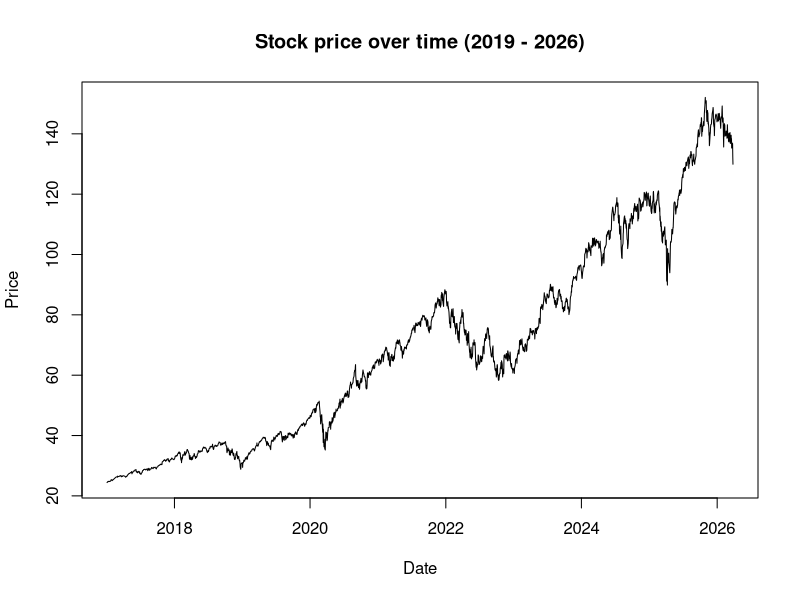
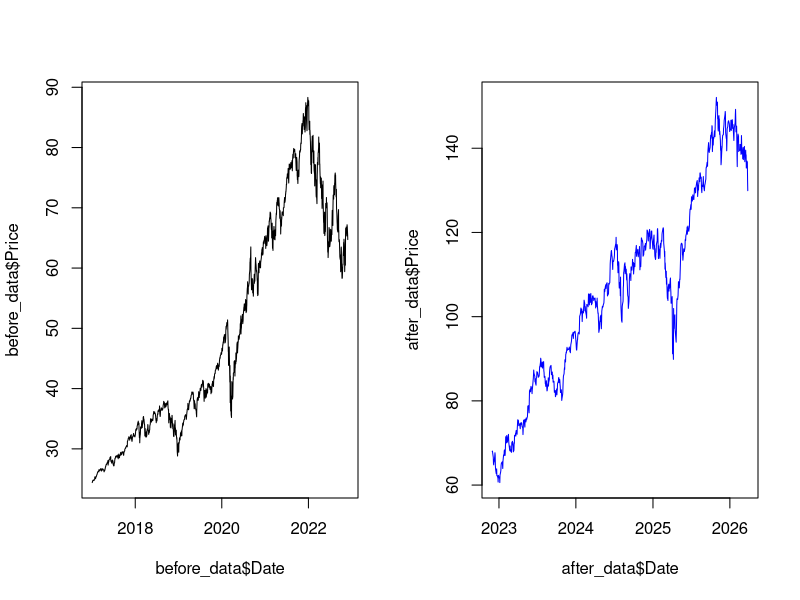
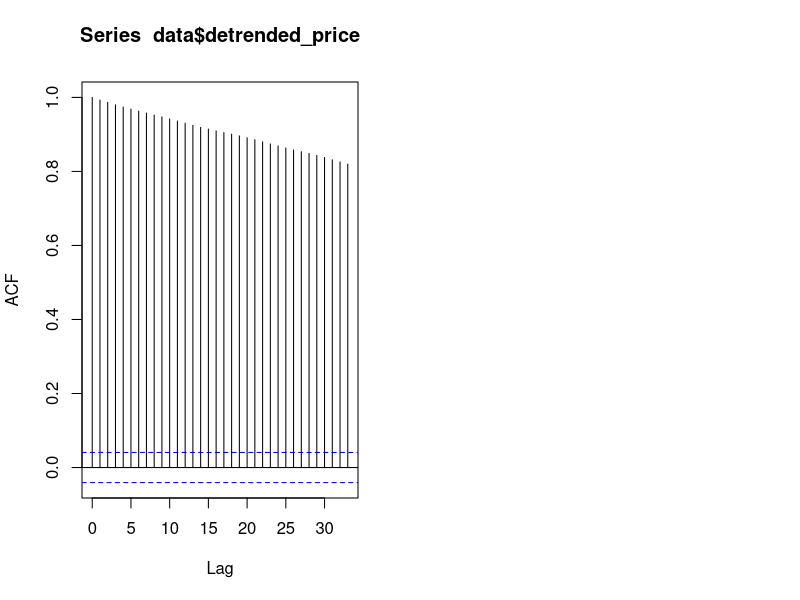
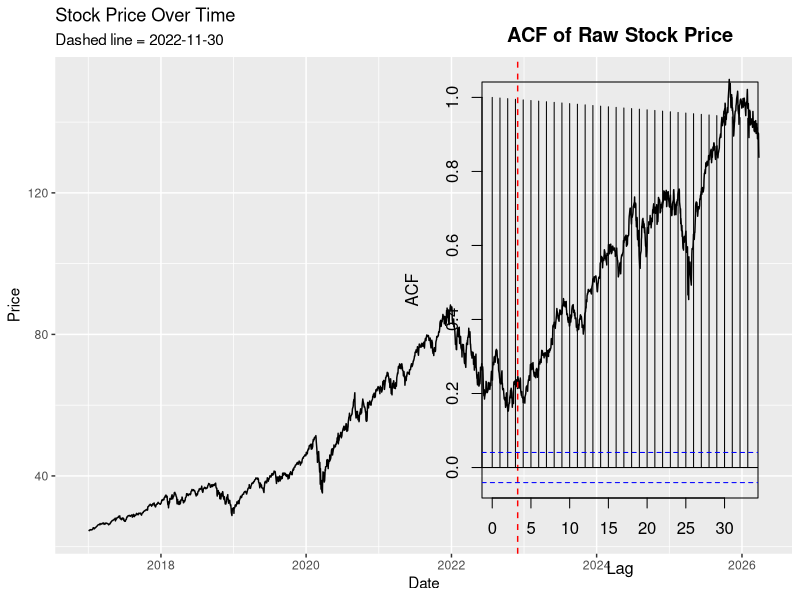
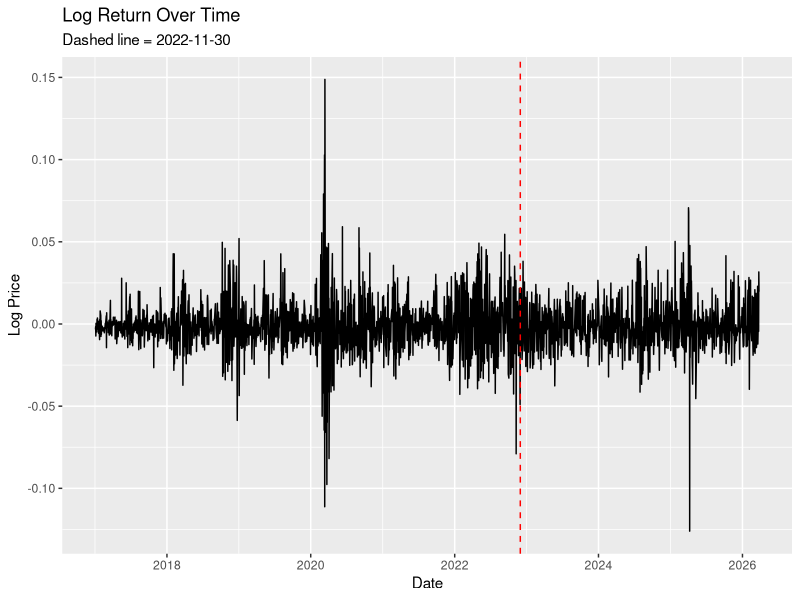
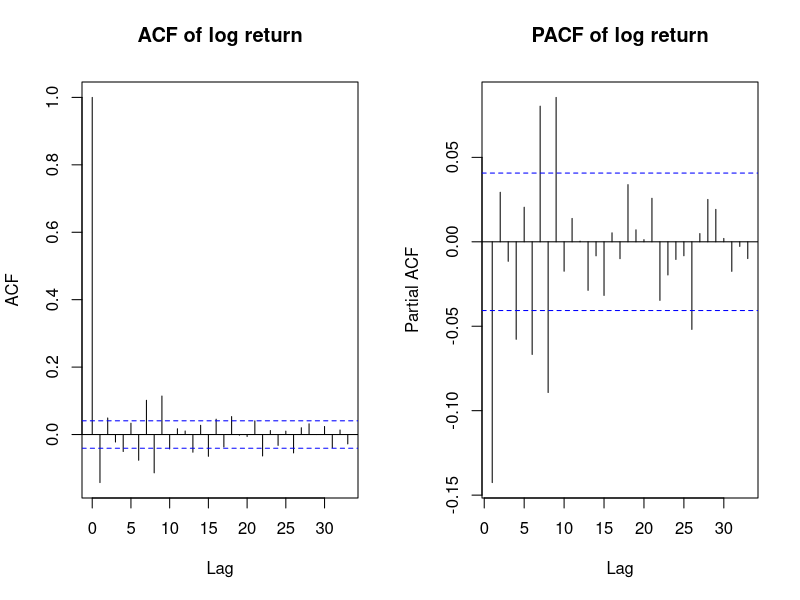
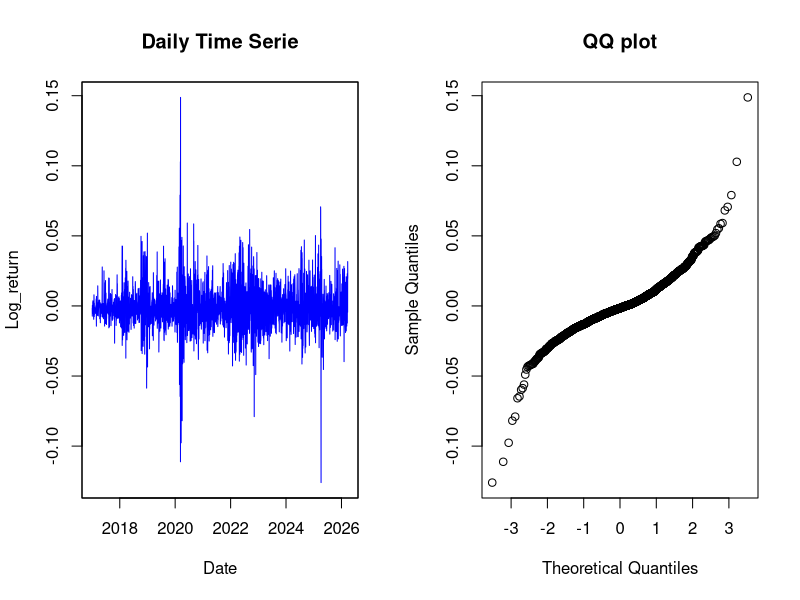
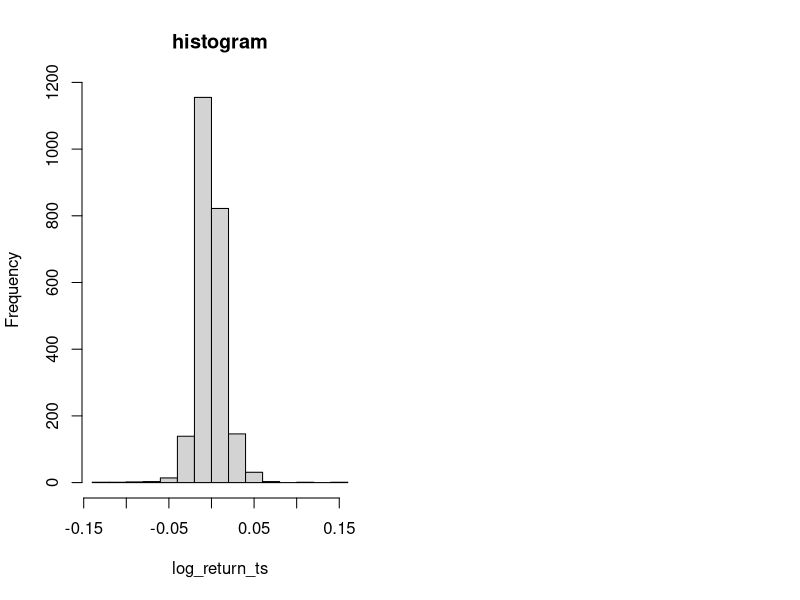

Source code (R) for these figures, in order:
## ---- chunk 1
#packages
library("tidyverse")
library("ggplot2")
library("dplyr")
library("knitr")
## ---- chunk 2
#load data
data <- read.csv("XLK ETF Stock Price History.csv")
## ---- chunk 3
# change date 
data$Date <- as.Date(data$Date, format = "%m/%d/%Y") 
data <- data |>
  filter(trimws(Vol.) != "")
## ---- chunk 4
#split into two time frames
cutoff <- as.Date("2022-11-30")
before_data <- data[data$Date < cutoff, ]
after_data  <- data[data$Date >= cutoff, ]
## ---- chunk 5
plot(data$Date, data$Price, type = "l", xlab="Date", ylab="Price", main = "Stock price over time (2019 - 2026)")
## ---- chunk 6
par(mfrow = c(1,2))
plot(before_data$Date, before_data$Price, type = "l")
plot(after_data$Date, after_data$Price, type = "l", col = "blue")
## ---- chunk 7
#detrend
model_data <- data.frame(
  t = 1:nrow(data),
  y = data$Price
)

fit <- lm(y ~ t, data = model_data)
data$detrended_price <- resid(fit)
acf(data$detrended_price)
## ---- chunk 8
#| label: tbl-price
#| tbl-cap: "Summary Statistics of Stock Price"
#| echo: false
#| message: false
#| warning: false
data |>
  summarise(
    mean_price = mean(Price, na.rm = TRUE),
    sd_price = sd(Price, na.rm = TRUE),
    min_price = min(Price, na.rm = TRUE),
    max_price = max(Price, na.rm = TRUE)
  ) |>
  kable(caption = "Summary Statistics of Stock Price")
## ---- chunk 9
#| label: fig-raw
#| eval: true
#| echo: false
#| message: false
#| warning: false
ggplot(data, aes(Date, Price)) +
  geom_line() +
  geom_vline(xintercept = cutoff, linetype = "dashed", color = "red") +
  labs(title = "Stock Price Over Time", subtitle = "Dashed line = 2022-11-30")
## ---- chunk 10
#| label: fig-rawacf
#| eval: true
#| echo: false
#| message: false
#| warning: false
acf(data$Price, main="ACF of Raw Stock Price")
## ---- chunk 11
# log return the raw data
#| eval: true
#| echo: false
#| message: false
#| warning: false
data <- data |>
  mutate(log_price = log(Price),
         log_return = c(NA, diff(log_price)))

before_data <- data |> filter(Date < cutoff)
after_data  <- data |> filter(Date >= cutoff)
## ---- chunk 12
#| label: fig-logreturn
#| eval: true
#| echo: false
#| message: false
#| warning: false
ggplot(data, aes(x = Date, y = log_return)) +
  geom_line() +
  geom_vline(xintercept = cutoff, linetype = "dashed", color ="red") +
  labs(title = "Log Return Over Time",
       subtitle = "Dashed line = 2022-11-30",
       x = "Date", y = "Log Price")
## ---- chunk 13
#| label: fig-logacf
#| eval: true
#| echo: false
#| message: false
#| warning: false
acf(na.omit(data$log_return), main="ACF of log return")
## ---- chunk 14
#| label: tbl-log-return
#| tbl-cap: "Summary Statistics of Stock Price"
#| echo: false
#| message: false
#| warning: false
data |>
  mutate(period = ifelse(Date < cutoff, "Before", "After")) |>
  summarise(
    Mean_Return = mean(log_return, na.rm = TRUE),
    SD_Return = sd(log_return, na.rm = TRUE),
    .by = period
  ) |>
  mutate(
    Mean_Return = round(Mean_Return, 5),
    SD_Return = round(SD_Return, 5)
  ) |>
  kable()
## ---- chunk 15
#| label: fig-pacf
#| eval: true
#| echo: false
#| message: false
#| warning: false
pacf(na.omit(data$log_return), main="PACF of log return")
## ---- chunk 16
#AR(1)
AR1 = arima(data$log_return, order = c(1,0,0))
print(AR1)
## ---- chunk 17
#MA(1)
MA1 = arima(data$log_return, order = c(0,0,1))
print(MA1)
## ---- chunk 18
#ARMA(1,1)
ARMA1 = arima(data$log_return, order = c(1,0,1))
print(ARMA1)
## ---- chunk 19
library(zoo)
library(lubridate) 
# [Link: Stack Overflow https://stackoverflow.com/questions/18755643/time-series-analysis-with-r-how-to-deal-with-daily-data]

# Create a zoo object
log_return_ts <- zoo(data$log_return, order.by = data$Date[-1])

#remove NA
log_return_ts <- na.omit(log_return_ts)

# Plot the time series
plot(log_return_ts, main = "Daily Time Serie", xlab = "Date", ylab = "Log_return", type = "l", col = "blue")
## ---- chunk 20
x_train1 <- log_return_ts[index(log_return_ts) <= as.Date("2022-11-30")]
x_test1 <- log_return_ts[index(log_return_ts) > as.Date("2022-11-30")]

#forecasts
x_mean1 <- rep(mean(x_train1), length(x_test1)) #mean
x_naive1 <- rep(tail(x_train1,1), length(x_test1)) #naive
x_seasonal1 <- rep(c(tail(x_train1, 4)), length(x_test1)) #seasonal

# forecast errors
mean_errors1 <- x_test1 - x_mean1
naive_errors1 <- x_test1 - x_naive1
seasonal_errors1 <- x_test1 - x_seasonal1

# MAE(Scale-dependent Errors)
mean_MAE1 <- mean(abs(mean_errors1), na.rm = TRUE)
naive_MAE1 <- mean(abs(naive_errors1), na.rm = TRUE)
seasonal_MAE1 <- mean(abs(seasonal_errors1), na.rm = TRUE)

#RMSE
mean_RMSE1 <- sqrt(mean(mean_errors1^2, na.rm = TRUE))
naive_RMSE1 <- sqrt(mean(naive_errors1^2, na.rm = TRUE))
seasonal_RMSE1 <- sqrt(mean(seasonal_errors1^2, na.rm = TRUE))


## ---- chunk 21
cat("MAE - Mean Forecast:     ", mean_MAE1, "\n")
cat("MAE - Naive Forecast:    ", naive_MAE1, "\n")
cat("MAE - Seasonal Forecast: ", seasonal_MAE1, "\n\n")

cat("RMSE - Mean Forecast:     ", mean_RMSE1, "\n")
cat("RMSE - Naive Forecast:    ", naive_RMSE1, "\n")
cat("RMSE - Seasonal Forecast: ", seasonal_RMSE1, "\n")
## ---- chunk 22
#| label: tbl-forecast_errors
#| eval: true
#| echo: false
#| message: false
#| warning: false

forecast_table <- data.frame(
  Method = c("Mean", "Naive", "Seasonal"),
  MAE = c(mean_MAE1, naive_MAE1, seasonal_MAE1),
  RMSE = c(mean_RMSE1, naive_RMSE1, seasonal_RMSE1)
)

kable(forecast_table, digits = 5, caption = "Forecast Errors")
## ---- chunk 23
# entire data set 2017/1/3 - 2026/3/27

2321*0.2 # 464 2024-05-21

x_train2 <- log_return_ts[index(log_return_ts) <= as.Date("2024-05-21")]
x_test2 <- log_return_ts[index(log_return_ts) > as.Date("2024-05-21")]

#forecasts
x_mean2 <- rep(mean(x_train2), length(x_test2)) #mean
x_naive2 <- rep(tail(x_train2,1), length(x_test2)) #naive
x_seasonal2 <- rep(c(tail(x_train2, 4)), length(x_test2)) #seasonal

# forecast errors
mean_errors2 <- x_test2 - x_mean2
naive_errors2 <- x_test2 - x_naive2
seasonal_errors2 <- x_test2 - x_seasonal2

# MAE(Scale-dependent Errors)
mean_MAE2 <- mean(abs(mean_errors2), na.rm = TRUE)
naive_MAE2 <- mean(abs(naive_errors2), na.rm = TRUE)
seasonal_MAE2 <- mean(abs(seasonal_errors2), na.rm = TRUE)

#RMSE
mean_RMSE2 <- sqrt(mean(mean_errors2^2, na.rm = TRUE))
naive_RMSE2 <- sqrt(mean(naive_errors2^2, na.rm = TRUE))
seasonal_RMSE2 <- sqrt(mean(seasonal_errors2^2, na.rm = TRUE))

## ---- chunk 24
# problem here with MAPE b/c our data is around 0, so it blew up
valid <- x_test2 != 0 & !is.na(x_test2)

# percentage error
mean_p_error <- 100*mean_errors2/x_test2[valid]
naive_p_error <- 100*naive_errors2/x_test2[valid]
seasonal_p_error <- 100*seasonal_errors2/x_test2[valid]

#mean absolute percentage error
mean_MAPE <- mean(abs(mean_p_error), na.rm = TRUE)
naive_MAPE <- mean(abs(naive_p_error), na.rm = TRUE)
seasonal_MAPE <- mean(abs(seasonal_p_error), na.rm = TRUE)
## ---- chunk 25
#| label: tbl-forecast_errors_full
#| eval: true
#| echo: false
#| message: false
#| warning: false

forecast_table <- data.frame(
  Method = c("Mean", "Naive", "Seasonal"),
  MAE = c(mean_MAE2, naive_MAE2, seasonal_MAE2),
  RMSE = c(mean_RMSE2, naive_RMSE2, seasonal_RMSE2)
)

kable(forecast_table, digits = 5, caption = "Forecast Errors-full model")
## ---- chunk 26
qqnorm(log_return_ts, main = "QQ plot")

hist(log_return_ts, main = "histogram")
## ---- chunk 27
#prediction interval
forecast_time <- time(x_test2)
forecast <- x_mean2 

alpha <- 0.05
sigma <- sqrt(sum((log_return_ts - mean(log_return_ts))^2) / 
              (length(log_return_ts) - 1))
c <- qnorm(1-alpha/2)
sigma_h <- sigma*sqrt(1:length(forecast_time))
LB <- forecast - c*sigma_h
UB <- forecast + c*sigma_h

original_data <- data.frame(points = c(log_return_ts), time = c(time(log_return_ts)))

forecast_data <- data.frame(points = forecast, time = forecast_time, LB = LB, UB = UB)

ggplot(data = original_data, aes(x = time, y = points)) + geom_line( ) +
  ylab("Log Returns") + 
  geom_line(data = forecast_data, aes(x = time, y = points), colour = "blue") + 
  geom_ribbon(data = forecast_data, aes(x = time, ymin = LB, ymax = UB), 
              fill = "lightblue", alpha = 0.5)
